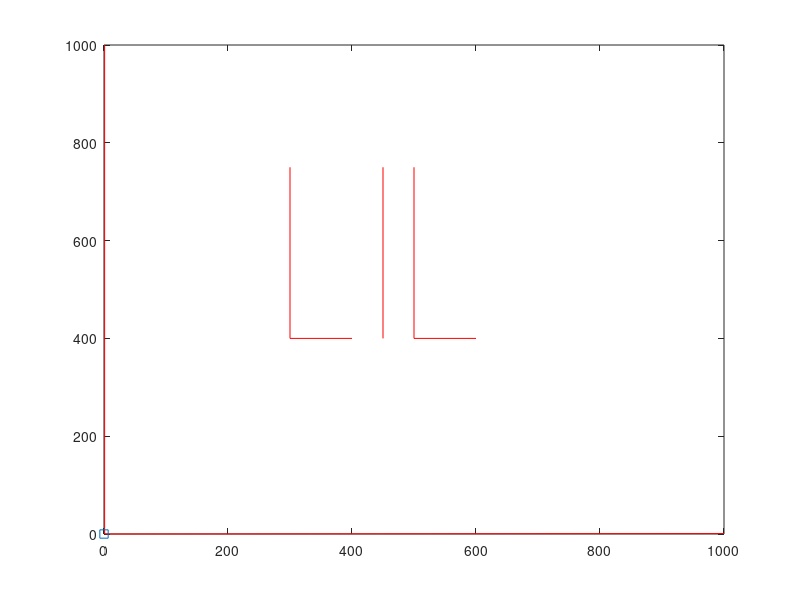

Source code (MATLAB): (Note: this script raises an error after producing the figure.)
l=[300 750;300 400; 400 400];
i=[450 750;450 400];
l2=[500 750;500 400; 600 400];
k=[1 1000;1 0;1000 1]; %kjkjjj
plot(l(:,1),l(:,2),'r'); hold on;
plot(i(:,1),i(:,2),'r'); hold on;
plot(l2(:,1),l2(:,2),'r'); hold on;
plot(k(:,1),k(:,2),'r'); hold on;
A=[0 0];
a = plot(0,0,'-s');
a.MarkerSize = 5;
U=[1000 1000];
u = plot(1000,1000,'-s');
u.MarkerSize = 5;
Space=[0 0; 1000 1000];
points=[A(1) A(2); 100 100; 200 100; 420 300; 500 300; 800 600;U(1) U(2) ];
plot(B(:, 1), B(:, 2)); hold on

%%%%%%%%%%%%%%%%%%%%%%%%%%%%%%%%%%%%%%%%%%%%%%%


%%%%%%%%%%%%%%%%%%%%%%%%%%%%%%%%%%%%%%%%%%

    popsize=30;
    Pop=genrpop(popsize,Space);
    graph=zeros(1,750);

for n= 1:750
Fit=FN(Pop);% fitness funkcia 
best1=selbest(Pop,Fit,1); % vyber najlepsich jedinec
graph(n)=(testfn3(best1));
plot(best1); hold on;
best=selbest(Pop,Fit,[1 1]); % vyber najlepsich jedincov
work=seltourn(Pop,Fit,28); % turnajovy vyber 30 jednice 30-6=24
work=crossov(work,1,0); % krizenie utolos szam azt a dja meg h random vagy pedig szomszedokat valtoztat
work=mutx(work,0.1,Space); % globalna mutacia
Amp=[1 1 1 1 1 1 1 1 1 1];
work=muta(work,0.1,Amp,Space); % lokalna mutacia
Pop=[best;work];

end



   % plot(graph); hold on;
%%%points = [2 5; 6 9; 7 8; 9 10; 6 10];


function FN(points)



Diff   = [diff(points, 1); points(end, :)-points(1, :)];
Dist   = sqrt(sum(Diff .* Diff, 2));

end

